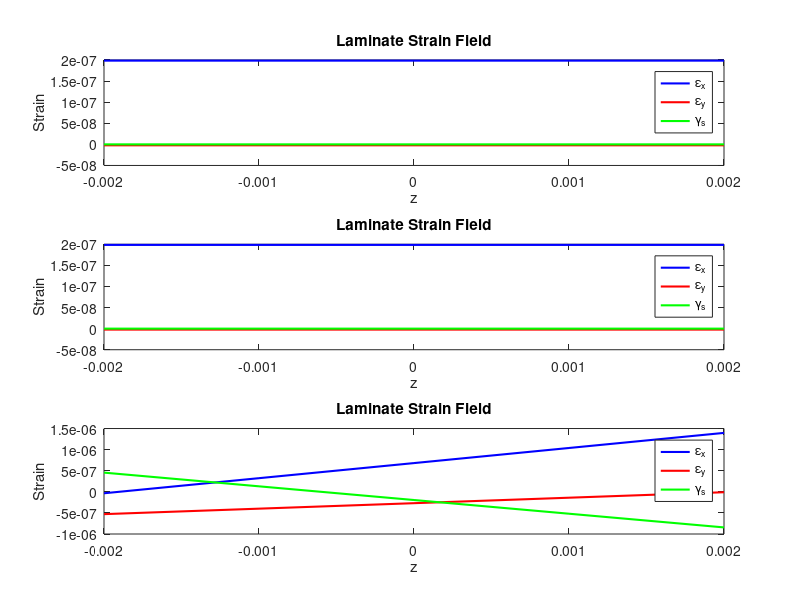
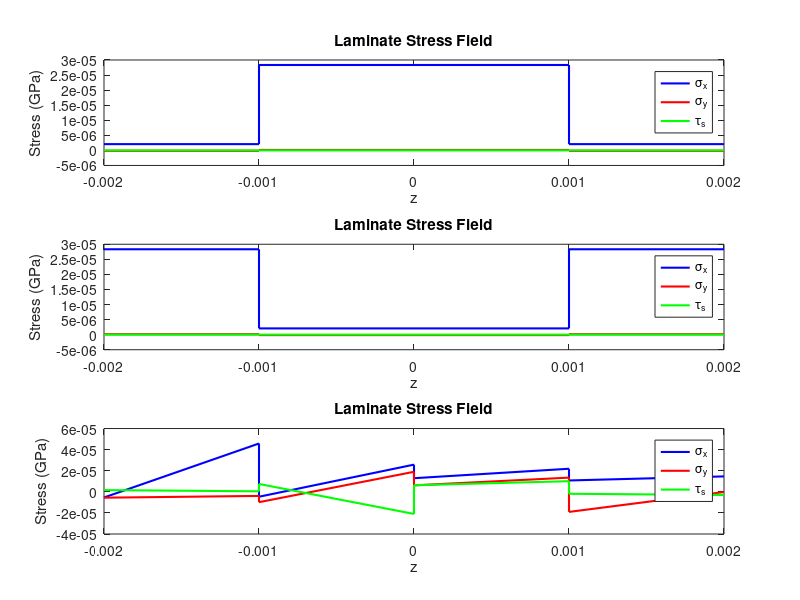

Write MATLAB code to recreate these figures, in order.
%Given Values

%d_m = 7; %Carbon AS-4 in um
%d_m2 = 10; %S-glass in um
%vol_m = 0; %total volume of matrix in material
%vol_r = 0; %total volume of reinforcement/fiber in material
%vol_tot = vol_m + vol_r; %total volume of material

%V_f = vol_r / vol_tot; %fiber volume fraction
%V_m = vol_m / vol_tot; %matrix volume fraction

V_f = 0.6;
V_m = 0.4;

vol_tot = 4*(.20^2); %example laminate volume (4r^2)
vol_f = vol_tot *V_f;
vol_m = vol_tot *V_m;

E_f = 235e9; %Carbon AS-4 in GPa
G_f = 20e9; %Carbon AS-4 in GPa
E_m = 4.3e9; %Epoxy 3501-6 in GPa
G_m = 1.6e9; %Epoxy 3501-6 in GPa

%E1, E2, v12, G12

E1 = E_f*V_f + E_m*V_m;
E2 = (E_f*E_m) / ( E_f*V_m + E_m*V_f );
v12 = vol_m*V_m + vol_f*V_f;
G12 = (G_f*G_m) / ( V_m*G_f + V_f*G_m );


%% Problem 1

%Given Values
E1 = E1; %Pa
E2 = E2; %Pa
G12 = G12; %Pa
v12 = v12;
v21 = v12 * (E2/E1);

%% Calculating the C Matrix

C11 = E1/(1-(v12*v21));
C12 = (v12*E2)/(1-(v12*v21));
C16= 0;
C22 = E2/(1-(v12*v21));
C26 = 0;
C66 = G12;

C = [C11 C12 C16; C12 C22 C26; C16 C26 C66];

fprintf('\nThe C matrix in GPa is\n');
fprintf('%14.4f %14.4f %14.4f\n', C/10^9)


%% Part 3

%Inputted Values
n = 4;

t = 0.001; %m, thickness of one ply
h = 0.004; %m, height
theta = [90 0 0 90];

%% Calculating the C Bar Matrix

Cbar = {};

for i = 1:length(theta)
    c = cosd(theta(i));
    s = sind(theta(i));
    
    C_11(i) = C11*c^4+C22*s^4+(2*C12+4*C66)*c^2*s^2;
    C_12(i) = C12*(c^4+s^4)+(C11+C22-4*C66)*c^2*s^2;
    C_22(i) = C11*s^4+C22*c^4+(2*C12+4*C66)*c^2*s^2;
    C_16(i) = (C11-C12-2*C66)*c^3*s-(C22-C12-2*C66)*c*s^3;
    C_26(i) = (C11-C12-2*C66)*c*s^3-(C22-C12-2*C66)*c^3*s;
    C_66(i) = (C11+C22-2*C12-2*C66)*c^2*s^2+C66*(c^4+s^4);

    Cbar{i} = [C_11(i) C_12(i) C_16(i); C_12(i) C_22(i) C_26(i); C_16(i) C_26(i) C_66(i)];

    fprintf('\nC Bar Matrix (%.1f degrees) in GPa\n',theta(i))
    fprintf('%14.4f %14.4f %14.4f\n', Cbar{i}/(10^9))
   
end



%% Calculating the z values

%Accounting for varying thickness
for i = 1:n+1
    z(i) = -h/2 + (t*(i-1));
end

%% Creating each Z vector

z1 = [];
z2 = [];
z3 = [];

for i = 1:n
    z1_loop = z(i+1)-z(i);
    z2_loop = z(i+1)^2 - z(i)^2;
    z3_loop = z(i+1)^3 - z(i)^3;
    z1 = [z1 z1_loop];
    z2 = [z2 z2_loop];
    z3 = [z3 z3_loop];
end

%% Calculating the A,B,D Matrices

for i = 1:n
    coeff = 1/3;
    A11(i) = C_11(i).*z1(i);
    A12(i) = C_12(i).*z1(i);
    A16(i) = C_16(i).*z1(i);
    A22(i) = C_22(i).*z1(i);
    A26(i) = C_26(i).*z1(i);
    A66(i) = C_66(i).*z1(i);
    B11(i) = 0.5*C_11(i)*z2(i);
    B12(i) = 0.5*C_12(i)*z2(i);
    B16(i) = 0.5*C_16(i)*z2(i);
    B22(i) = 0.5*C_22(i)*z2(i);
    B26(i) = 0.5*C_26(i)*z2(i);
    B66(i) = 0.5*C_66(i)*z2(i);
    D11(i) = coeff*C_11(i)*z3(i);
    D12(i) = coeff*C_12(i)*z3(i);
    D16(i) = coeff*C_16(i)*z3(i);
    D22(i) = coeff*C_22(i)*z3(i);
    D26(i) = coeff*C_26(i)*z3(i);
    D66(i) = coeff*C_66(i)*z3(i);
end

A = [sum(A11) sum(A12) sum(A16); sum(A12) sum(A22) sum(A26); sum(A16) sum(A26) sum(A66)];
B = [sum(B11) sum(B12) sum(B16); sum(B12) sum(B22) sum(B26); sum(B16) sum(B26) sum(B66)];
D = [sum(D11) sum(D12) sum(D16); sum(D12) sum(D22) sum(D26); sum(D16) sum(D26) sum(D66)];

%% Outputs

fprintf('A Matrix in N/m\n')
A

fprintf('B Matrix in N\n')
B

fprintf('D Matrix in N-m\n')
D

%% Applied Loads

Nx = .060822; %kN/m
Ny = 0; %kN/m
Ns = 0; %kN/m
Mx = 0; %kN
My = 0; %kN
Ms = 0; %kN

%Load Vector/Matrix
NM_mat = [Nx; Ny; Ns; Mx; My; Ms];
NM_mat = NM_mat * (10^3); %converting kN to N

%% Finding Strain Values

%Solving for Midplane Strain & Curvatures
F = [A B; B D]^(-1);
%changed N to kN

midplane_mat = F*NM_mat;

%Extracting each variable
epsilon_x0 = midplane_mat(1);
epsilon_y0 = midplane_mat(2);
epsilon_s0 = midplane_mat(3);
k_x = midplane_mat(4);
k_y = midplane_mat(5);
k_s = midplane_mat(6);

%Forming Vectors
strain0_mat = [epsilon_x0; epsilon_y0; epsilon_s0];
k_mat = [k_x; k_y; k_s]; %convert to /mm

%% Calculating Strains at Other Distances from Midplane

epsilon_x = strain0_mat(1) + z*k_mat(1);
epsilon_y = strain0_mat(2) + z*k_mat(2);
gamma_s = strain0_mat(3) + z*k_mat(3);


%% Calculating Stresses at Other Distances from Midplane

z_new = [z(1) z(2) z(2) z(3) z(3) z(4) z(4) z(5)];

for j = 1:n
    
    spot = 2*j-1;
    spot2 = 2*j;
    
    c11 = C_11(j)*(10^-9);
    c12 = C_12(j)*(10^-9);
    c16 = C_16(j)*(10^-9);
    c22 = C_22(j)*(10^-9);
    c26 = C_26(j)*(10^-9);
    c66 = C_66(j)*(10^-9);
    
    ex = epsilon_x(j);
    ey = epsilon_y(j);
    gs = gamma_s(j);
    
    ex2 = epsilon_x(j+1);
    ey2 = epsilon_y(j+1);
    gs2 = gamma_s(j+1);
    
    sigma_x(spot) = [c11*ex + c12*ey + c16*gs];
    sigma_y(spot) = [c12*ex + c22*ey + c26*gs];
    tau_s(spot) = [c16*ex + c26*ey + c66*gs];

    sigma_x(spot2) = [c11*ex2 + c12*ey2 + c16*gs2];
    sigma_y(spot2) = [c12*ex2 + c22*ey2 + c26*gs2];
    tau_s(spot2) = [c16*ex2 + c26*ey2 + c66*gs2];    
    
end

%% Plots

%% Strain Field Plot

figure(1)
subplot(3,1,1)
plot(z,epsilon_x,'b','LineWidth',1.5)
hold on;
plot(z,epsilon_y,'r','LineWidth',1.5)
hold on;
plot(z,gamma_s,'g','LineWidth',1.5)
title('Laminate Strain Field')
xlabel('z')
ylabel('Strain')
legend('{\epsilon}_{x}','{\epsilon}_{y}','{\gamma}_{s}')


%% Stress Field Plot

figure(2)
subplot(3,1,1)
plot(z_new,sigma_x,'b','LineWidth',1.5)
hold on;
plot(z_new,sigma_y,'r','LineWidth',1.5)
hold on;
plot(z_new,tau_s,'g','LineWidth',1.5)
title('Laminate Stress Field')
xlabel('z')
ylabel('Stress (GPa)')
legend('{\sigma}_{x}','{\sigma}_{y}','{\tau}_{s}')


%% LAYUP TWO


%Inputted Values
n = 4;

t = 0.001; %m, thickness of one ply
h = 0.004; %m, height
theta = [0 90 90 0];

%% Calculating the C Bar Matrix

Cbar = {};

for i = 1:length(theta)
    c = cosd(theta(i));
    s = sind(theta(i));
    
    C_11(i) = C11*c^4+C22*s^4+(2*C12+4*C66)*c^2*s^2;
    C_12(i) = C12*(c^4+s^4)+(C11+C22-4*C66)*c^2*s^2;
    C_22(i) = C11*s^4+C22*c^4+(2*C12+4*C66)*c^2*s^2;
    C_16(i) = (C11-C12-2*C66)*c^3*s-(C22-C12-2*C66)*c*s^3;
    C_26(i) = (C11-C12-2*C66)*c*s^3-(C22-C12-2*C66)*c^3*s;
    C_66(i) = (C11+C22-2*C12-2*C66)*c^2*s^2+C66*(c^4+s^4);

    Cbar{i} = [C_11(i) C_12(i) C_16(i); C_12(i) C_22(i) C_26(i); C_16(i) C_26(i) C_66(i)];

    fprintf('\nC Bar Matrix (%.1f degrees) in GPa\n',theta(i))
    fprintf('%14.4f %14.4f %14.4f\n', Cbar{i}/(10^9))
   
end



%% Calculating the z values

%Accounting for varying thickness
for i = 1:n+1
    z(i) = -h/2 + (t*(i-1));
end

%% Creating each Z vector

z1 = [];
z2 = [];
z3 = [];

for i = 1:n
    z1_loop = z(i+1)-z(i);
    z2_loop = z(i+1)^2 - z(i)^2;
    z3_loop = z(i+1)^3 - z(i)^3;
    z1 = [z1 z1_loop];
    z2 = [z2 z2_loop];
    z3 = [z3 z3_loop];
end

%% Calculating the A,B,D Matrices

for i = 1:n
    coeff = 1/3;
    A11(i) = C_11(i).*z1(i);
    A12(i) = C_12(i).*z1(i);
    A16(i) = C_16(i).*z1(i);
    A22(i) = C_22(i).*z1(i);
    A26(i) = C_26(i).*z1(i);
    A66(i) = C_66(i).*z1(i);
    B11(i) = 0.5*C_11(i)*z2(i);
    B12(i) = 0.5*C_12(i)*z2(i);
    B16(i) = 0.5*C_16(i)*z2(i);
    B22(i) = 0.5*C_22(i)*z2(i);
    B26(i) = 0.5*C_26(i)*z2(i);
    B66(i) = 0.5*C_66(i)*z2(i);
    D11(i) = coeff*C_11(i)*z3(i);
    D12(i) = coeff*C_12(i)*z3(i);
    D16(i) = coeff*C_16(i)*z3(i);
    D22(i) = coeff*C_22(i)*z3(i);
    D26(i) = coeff*C_26(i)*z3(i);
    D66(i) = coeff*C_66(i)*z3(i);
end

A = [sum(A11) sum(A12) sum(A16); sum(A12) sum(A22) sum(A26); sum(A16) sum(A26) sum(A66)];
B = [sum(B11) sum(B12) sum(B16); sum(B12) sum(B22) sum(B26); sum(B16) sum(B26) sum(B66)];
D = [sum(D11) sum(D12) sum(D16); sum(D12) sum(D22) sum(D26); sum(D16) sum(D26) sum(D66)];

%% Outputs

fprintf('A Matrix in N/m\n')
A

fprintf('B Matrix in N\n')
B

fprintf('D Matrix in N-m\n')
D

%% Applied Loads

Nx = .060822; %kN/m
Ny = 0; %kN/m
Ns = 0; %kN/m
Mx = 0; %kN
My = 0; %kN
Ms = 0; %kN

%Load Vector/Matrix
NM_mat = [Nx; Ny; Ns; Mx; My; Ms];
NM_mat = NM_mat * (10^3); %converting kN to N

%% Finding Strain Values

%Solving for Midplane Strain & Curvatures
F = [A B; B D]^(-1);
%changed N to kN

midplane_mat = F*NM_mat;

%Extracting each variable
epsilon_x0 = midplane_mat(1);
epsilon_y0 = midplane_mat(2);
epsilon_s0 = midplane_mat(3);
k_x = midplane_mat(4);
k_y = midplane_mat(5);
k_s = midplane_mat(6);

%Forming Vectors
strain0_mat = [epsilon_x0; epsilon_y0; epsilon_s0];
k_mat = [k_x; k_y; k_s]; %convert to /mm

%% Calculating Strains at Other Distances from Midplane

epsilon_x = strain0_mat(1) + z*k_mat(1);
epsilon_y = strain0_mat(2) + z*k_mat(2);
gamma_s = strain0_mat(3) + z*k_mat(3);


%% Calculating Stresses at Other Distances from Midplane

z_new = [z(1) z(2) z(2) z(3) z(3) z(4) z(4) z(5)];

for j = 1:n
    
    spot = 2*j-1;
    spot2 = 2*j;
    
    c11 = C_11(j)*(10^-9);
    c12 = C_12(j)*(10^-9);
    c16 = C_16(j)*(10^-9);
    c22 = C_22(j)*(10^-9);
    c26 = C_26(j)*(10^-9);
    c66 = C_66(j)*(10^-9);
    
    ex = epsilon_x(j);
    ey = epsilon_y(j);
    gs = gamma_s(j);
    
    ex2 = epsilon_x(j+1);
    ey2 = epsilon_y(j+1);
    gs2 = gamma_s(j+1);
    
    sigma_x(spot) = [c11*ex + c12*ey + c16*gs];
    sigma_y(spot) = [c12*ex + c22*ey + c26*gs];
    tau_s(spot) = [c16*ex + c26*ey + c66*gs];

    sigma_x(spot2) = [c11*ex2 + c12*ey2 + c16*gs2];
    sigma_y(spot2) = [c12*ex2 + c22*ey2 + c26*gs2];
    tau_s(spot2) = [c16*ex2 + c26*ey2 + c66*gs2];    
    
end

%% Plots

%% Strain Field Plot

figure(1)
subplot(3,1,2)
plot(z,epsilon_x,'b','LineWidth',1.5)
hold on;
plot(z,epsilon_y,'r','LineWidth',1.5)
hold on;
plot(z,gamma_s,'g','LineWidth',1.5)
title('Laminate Strain Field')
xlabel('z')
ylabel('Strain')
legend('{\epsilon}_{x}','{\epsilon}_{y}','{\gamma}_{s}')


%% Stress Field Plot

figure(2)
subplot(3,1,2)
plot(z_new,sigma_x,'b','LineWidth',1.5)
hold on;
plot(z_new,sigma_y,'r','LineWidth',1.5)
hold on;
plot(z_new,tau_s,'g','LineWidth',1.5)
title('Laminate Stress Field')
xlabel('z')
ylabel('Stress (GPa)')
legend('{\sigma}_{x}','{\sigma}_{y}','{\tau}_{s}')


%% LAYUP THREE

%Inputted Values
n = 4;

t = 0.001; %m, thickness of one ply
h = 0.004; %m, height
theta = [0 -45 45 90];

%% Calculating the C Bar Matrix

Cbar = {};

for i = 1:length(theta)
    c = cosd(theta(i));
    s = sind(theta(i));
    
    C_11(i) = C11*c^4+C22*s^4+(2*C12+4*C66)*c^2*s^2;
    C_12(i) = C12*(c^4+s^4)+(C11+C22-4*C66)*c^2*s^2;
    C_22(i) = C11*s^4+C22*c^4+(2*C12+4*C66)*c^2*s^2;
    C_16(i) = (C11-C12-2*C66)*c^3*s-(C22-C12-2*C66)*c*s^3;
    C_26(i) = (C11-C12-2*C66)*c*s^3-(C22-C12-2*C66)*c^3*s;
    C_66(i) = (C11+C22-2*C12-2*C66)*c^2*s^2+C66*(c^4+s^4);

    Cbar{i} = [C_11(i) C_12(i) C_16(i); C_12(i) C_22(i) C_26(i); C_16(i) C_26(i) C_66(i)];

    fprintf('\nC Bar Matrix (%.1f degrees) in GPa\n',theta(i))
    fprintf('%14.4f %14.4f %14.4f\n', Cbar{i}/(10^9))
   
end



%% Calculating the z values

%Accounting for varying thickness
for i = 1:n+1
    z(i) = -h/2 + (t*(i-1));
end

%% Creating each Z vector

z1 = [];
z2 = [];
z3 = [];

for i = 1:n
    z1_loop = z(i+1)-z(i);
    z2_loop = z(i+1)^2 - z(i)^2;
    z3_loop = z(i+1)^3 - z(i)^3;
    z1 = [z1 z1_loop];
    z2 = [z2 z2_loop];
    z3 = [z3 z3_loop];
end

%% Calculating the A,B,D Matrices

for i = 1:n
    coeff = 1/3;
    A11(i) = C_11(i).*z1(i);
    A12(i) = C_12(i).*z1(i);
    A16(i) = C_16(i).*z1(i);
    A22(i) = C_22(i).*z1(i);
    A26(i) = C_26(i).*z1(i);
    A66(i) = C_66(i).*z1(i);
    B11(i) = 0.5*C_11(i)*z2(i);
    B12(i) = 0.5*C_12(i)*z2(i);
    B16(i) = 0.5*C_16(i)*z2(i);
    B22(i) = 0.5*C_22(i)*z2(i);
    B26(i) = 0.5*C_26(i)*z2(i);
    B66(i) = 0.5*C_66(i)*z2(i);
    D11(i) = coeff*C_11(i)*z3(i);
    D12(i) = coeff*C_12(i)*z3(i);
    D16(i) = coeff*C_16(i)*z3(i);
    D22(i) = coeff*C_22(i)*z3(i);
    D26(i) = coeff*C_26(i)*z3(i);
    D66(i) = coeff*C_66(i)*z3(i);
end

A = [sum(A11) sum(A12) sum(A16); sum(A12) sum(A22) sum(A26); sum(A16) sum(A26) sum(A66)];
B = [sum(B11) sum(B12) sum(B16); sum(B12) sum(B22) sum(B26); sum(B16) sum(B26) sum(B66)];
D = [sum(D11) sum(D12) sum(D16); sum(D12) sum(D22) sum(D26); sum(D16) sum(D26) sum(D66)];

%% Outputs

fprintf('A Matrix in N/m\n')
A

fprintf('B Matrix in N\n')
B

fprintf('D Matrix in N-m\n')
D

%% Applied Loads

Nx = .060822; %kN/m
Ny = 0; %kN/m
Ns = 0; %kN/m
Mx = 0; %kN
My = 0; %kN
Ms = 0; %kN

%Load Vector/Matrix
NM_mat = [Nx; Ny; Ns; Mx; My; Ms];
NM_mat = NM_mat * (10^3); %converting kN to N

%% Finding Strain Values

%Solving for Midplane Strain & Curvatures
F = [A B; B D]^(-1);
%changed N to kN

midplane_mat = F*NM_mat;

%Extracting each variable
epsilon_x0 = midplane_mat(1);
epsilon_y0 = midplane_mat(2);
epsilon_s0 = midplane_mat(3);
k_x = midplane_mat(4);
k_y = midplane_mat(5);
k_s = midplane_mat(6);

%Forming Vectors
strain0_mat = [epsilon_x0; epsilon_y0; epsilon_s0];
k_mat = [k_x; k_y; k_s]; %convert to /mm

%% Calculating Strains at Other Distances from Midplane

epsilon_x = strain0_mat(1) + z*k_mat(1);
epsilon_y = strain0_mat(2) + z*k_mat(2);
gamma_s = strain0_mat(3) + z*k_mat(3);


%% Calculating Stresses at Other Distances from Midplane

z_new = [z(1) z(2) z(2) z(3) z(3) z(4) z(4) z(5)];

for j = 1:n
    
    spot = 2*j-1;
    spot2 = 2*j;
    
    c11 = C_11(j)*(10^-9);
    c12 = C_12(j)*(10^-9);
    c16 = C_16(j)*(10^-9);
    c22 = C_22(j)*(10^-9);
    c26 = C_26(j)*(10^-9);
    c66 = C_66(j)*(10^-9);
    
    ex = epsilon_x(j);
    ey = epsilon_y(j);
    gs = gamma_s(j);
    
    ex2 = epsilon_x(j+1);
    ey2 = epsilon_y(j+1);
    gs2 = gamma_s(j+1);
    
    sigma_x(spot) = [c11*ex + c12*ey + c16*gs];
    sigma_y(spot) = [c12*ex + c22*ey + c26*gs];
    tau_s(spot) = [c16*ex + c26*ey + c66*gs];

    sigma_x(spot2) = [c11*ex2 + c12*ey2 + c16*gs2];
    sigma_y(spot2) = [c12*ex2 + c22*ey2 + c26*gs2];
    tau_s(spot2) = [c16*ex2 + c26*ey2 + c66*gs2];    
    
end

%% Plots

%% Strain Field Plot

figure(1)
subplot(3,1,3)
plot(z,epsilon_x,'b','LineWidth',1.5)
hold on;
plot(z,epsilon_y,'r','LineWidth',1.5)
hold on;
plot(z,gamma_s,'g','LineWidth',1.5)
title('Laminate Strain Field')
xlabel('z')
ylabel('Strain')
legend('{\epsilon}_{x}','{\epsilon}_{y}','{\gamma}_{s}')


%% Stress Field Plot

figure(2)
subplot(3,1,3)
plot(z_new,sigma_x,'b','LineWidth',1.5)
hold on;
plot(z_new,sigma_y,'r','LineWidth',1.5)
hold on;
plot(z_new,tau_s,'g','LineWidth',1.5)
title('Laminate Stress Field')
xlabel('z')
ylabel('Stress (GPa)')
legend('{\sigma}_{x}','{\sigma}_{y}','{\tau}_{s}')